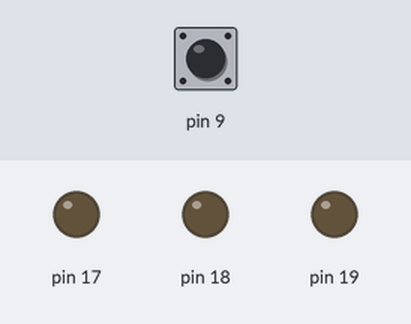
Simulated run of this sketch. Board: Arduino Uno, built with avr-gcc and run on an emulated ATmega328P. On the bench: output pins drawn as LEDs (lit = HIGH). Inputs (shaded band) come from the test bench; at power-on: pin 9 HIGH.

Above: at 1.2 s.
1.3 s: pin 9 pulled LOW for 0.15 s
At 1.7 s:
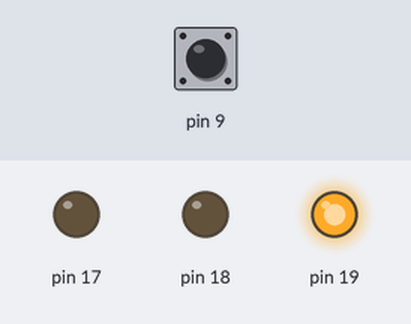
4.4 s: pin 9 pulled LOW for 1 s
At 5.8 s:
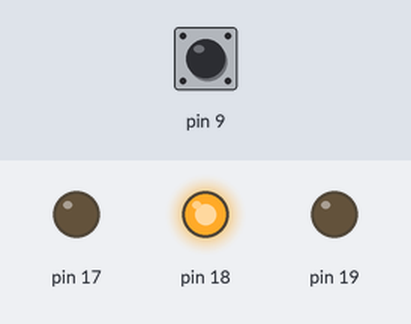
8.4 s: pin 9 pulled LOW for 3.2 s
At 10.8 s:
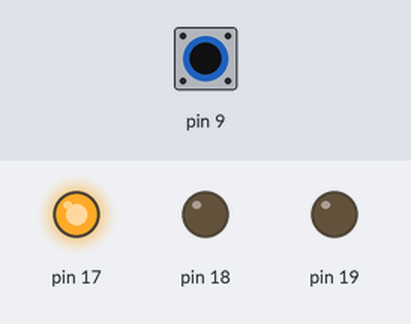
Timing chart, 0 to 15.4 s (numbered marks = the images above; inputs shaded):
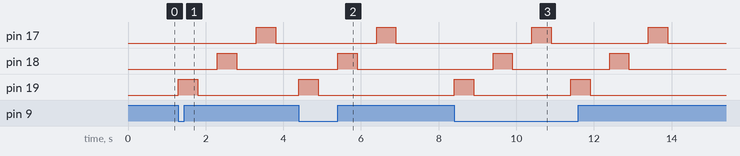

The sketch:

three_blink.ino
```cpp
// ECE 1895 Hello World - Three Blink

// the setup function runs once when you press reset or power the board
void setup()
{
  pinMode(19, OUTPUT); // 19 = analog input 5 = actual pin 28
  pinMode(18, OUTPUT); // 18 = analog input 4 = actual pin 27
  pinMode(17, OUTPUT); // 17 = analog input 3 = actual pin 26

  pinMode(9, INPUT_PULLUP); // 9 = digital pin 9 = pushbutton at bottom of breadboard is used to start/stop LED blinking
}

// the loop function runs over and over again forever
void loop()
{
  if (digitalRead(9) == LOW) // turn the LEDs on according to the following sequence if the switch is pressed (i.e. pulls pin low which is normally pulled high)
  {
    digitalWrite(19, HIGH); // turn the LED on (HIGH means supply 5V to LED)
    delay(500); // wait for about 1/2 a second
    digitalWrite(19, LOW); // turn the LED off (LOW means tie to ground)
    delay(500);
    digitalWrite(18, HIGH);
    delay(500);
    digitalWrite(18, LOW);
    delay(500);
    digitalWrite(17, HIGH);
    delay(500);
    digitalWrite(17,LOW);
    delay(500);
    // results in one LED on at a time, going in descending order when looking at breadboard
  }
  else // turn all LEDs off if the switch is not pressed
  {
    digitalWrite(19, LOW);
    digitalWrite(18, LOW);
    digitalWrite(17, LOW);
  }
}
```

Measured:
- after the input at 1.3 s, pin 17: LOW → HIGH after 2.0 s, → LOW 0.50 s later; pin 18: LOW → HIGH after 1.0 s, → LOW 0.50 s later; pin 19: LOW → HIGH at once, → LOW 0.50 s later
- after the input at 4.4 s, pin 17: LOW → HIGH after 2.0 s, → LOW 0.50 s later; pin 18: LOW → HIGH after 1.0 s, → LOW 0.50 s later; pin 19: LOW → HIGH at once, → LOW 0.50 s later
- after the input at 8.4 s, pin 17: alternates HIGH for 0.50 s and LOW for 2.5 s, 4 changes in all, then stays LOW, starting after 2.0 s; pin 18: alternates HIGH for 0.50 s and LOW for 2.5 s, 4 changes in all, then stays LOW, starting after 1.0 s; pin 19: alternates HIGH for 0.50 s and LOW for 2.5 s, 4 changes in all, then stays LOW, starting at once
